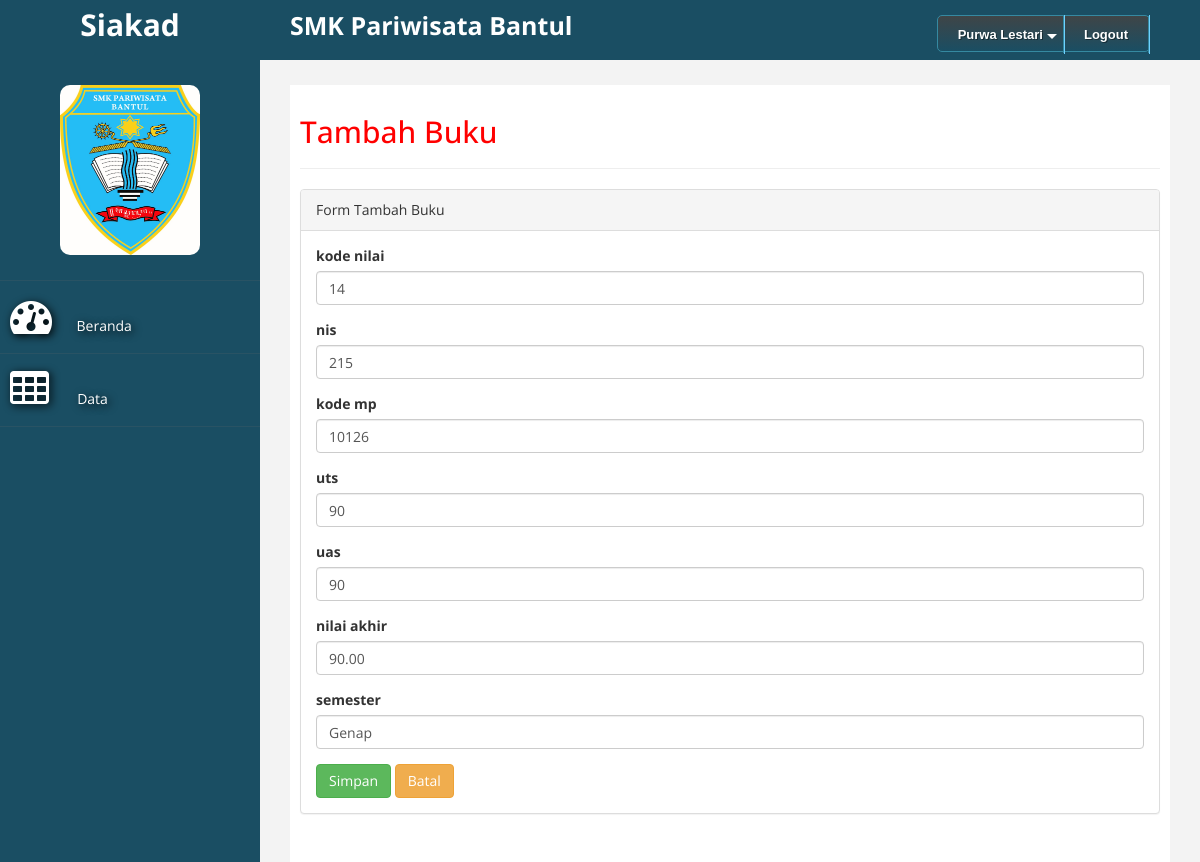
The app's page /index.php?act=edit_nilai&kode_nilai=14 (signed in) with its own data.
### tables this page shows
CREATE TABLE `guru` (
  `nip` int(5) NOT NULL,
  `nama` varchar(25) NOT NULL,
  `alamat` varchar(50) NOT NULL
);

CREATE TABLE `nilai` (
  `kode_nilai` int(9) NOT NULL,
  `nis` int(9) NOT NULL,
  `kode_mp` int(9) NOT NULL,
  `semester` varchar(15) NOT NULL,
  `tahun_ajaran` varchar(9) NOT NULL,
  `nilai_harian` int(3) NOT NULL,
  `nilai_uts` int(3) NOT NULL,
  `nilai_uas` int(3) NOT NULL,
  `nilai_harian2` int(3) NOT NULL,
  `nilai_uts2` int(3) NOT NULL,
  `nilai_uas2` int(3) NOT NULL,
  `nilai_akhir` decimal(4,2) NOT NULL
);

### edit_nilai.php (the view)
<?php
include('koneksi.php');
$kode_nilai = $_GET['kode_nilai'];
$query = mysqli_query($kon, "select * from nilai where kode_nilai='$kode_nilai'") or die(mysqli_error());
$data = mysqli_fetch_array($query);
?>
<h2>Tambah Buku</h2>
<hr>
<div class="panel panel-default">
<div class="panel-heading">
    Form Tambah Buku
</div>
<div class="panel-body">
    <div class="row">
        <div class="col-md-12">
            <form action="proses_edit_nilai.php" method="POST">
<div class="form-group">
    <label>kode nilai</label>
    <input class="form-control" name="kode_nilai" value="<?php echo $data['kode_nilai']; ?>" />
</div>
<div class="form-group">
    <label>nis</label>
    <input class="form-control" name="nis"value="<?php echo $data['nis']; ?>"  />
</div>
<div class="form-group">
    <label>kode mp</label>
    <input class="form-control" name="kode_mp" value="<?php echo $data['kode_mp']; ?>" />
</div>
<div class="form-group">
    <label>uts</label>
    <input class="form-control" name="nilai_uts" value="<?php echo $data['nilai_uts']; ?>" />
</div>
<div class="form-group">
    <label>uas</label>
    <input class="form-control" name="nilai_uas" value="<?php echo $data['nilai_uas']; ?>" />
</div>
<div class="form-group">
    <label>nilai akhir</label>
    <input class="form-control" name="nilai_akhir" value="<?php echo $data['nilai_akhir']; ?>" />
</div>
<div class="form-group">
    <label>semester</label>
    <input class="form-control" name="semester"value="<?php echo $data['semester']; ?>"  />
</div>
<div>
    <input type="submit" value="Simpan" name="simpan" class="btn btn-success">
    <input type="reset" class="btn btn-warning" value="Batal">
</div>
</form>
</div>
</div>
</div>
</div>

### menu_atas.php (shortened to what this page needs)
<div id='cssmenu'>
<ul>
  <?php
    if($_SESSION['level'] == '1'){
    include 'koneksi.php';
  $sql = mysqli_query($kon,"select nama from guru where nip = $_SESSION[username]");
  $sql2 = mysqli_fetch_assoc($sql);
?>
   <li class='has-sub '><a href='#'><span><?php echo $sql2['nama']; ?></span></a>
 <?php } ?>
   </li>
   <li><a href='logout.php'><span>Logout</span></a></li>
</ul>
</div>

### custom.css (style rules this page uses)
body { font-family: 'Open Sans', sans-serif; }
h2 { color: #f00; }

### menu_atas.php (style rules this page uses)
#cssmenu { height:37px; display:block; padding:0; margin:0; border:1px solid; border-radius:5px; }
#cssmenu > ul { list-style:inside none; padding:0; margin:0; }
#cssmenu > ul > li { list-style:inside none; padding:0; margin:0; float:left; display:block; position:relative; }
#cssmenu > ul > li > a { outline:none; display:block; position:relative; padding:12px 20px; font:bold 13px/100% Arial, Helvetica, sans-serif; text-align:center; text-decoration:none; text-shadow:1px 1px 0 rgba(0,0,0, 0.4); }
#cssmenu > ul > li:first-child > a { border-radius:5px 0 0 5px; }
#cssmenu > ul > li > a:after { content:''; position:absolute; border-right:1px solid; top:-1px; bottom:-1px; right:-2px; z-index:99; }
#cssmenu > ul > li.has-sub > a:before { content:''; position:absolute; top:18px; right:6px; border:5px solid transparent; border-top:5px solid #fff; }
#cssmenu, #cssmenu > ul > li > ul > li a:hover { background:#3f4547; background:-moz-linear-gradient(top, #3f4547 0%, #1a4e63 100%); background:-webkit-gradient(linear, left top, left bottom, color-stop(0%,#3f4547), color-stop(100%,#1a4e63)); background:-webkit-linear-gradient(top, #3f4547 0%,#1a4e63 100%); background:-o-linear-gradient(top, #3f4547 0%,#1a4e63 100%); background:-ms-linear-gradient(top, #3f4547 0%,#1a4e63 100%); background:linear-gradient(top, #3f4547 0%,#1a4e63 100%); filter:progid:DXImageTransform.Microsoft.gradient(startColorstr='#3f4547', endColorstr='#1a4e63',GradientType=0); }
#cssmenu { border-color:#3589a1; }
#cssmenu > ul > li > a { border-right:1px solid #3589a1; color:#fff; }
#cssmenu > ul > li > a:after { border-color:#6ed1ff; }

### records on screen
guru: nama "Purwa Lestari"
nilai: kode_nilai "14", kode_mp "10126", nilai_uts "90", nilai_uas "90", nilai_akhir "90.00"
